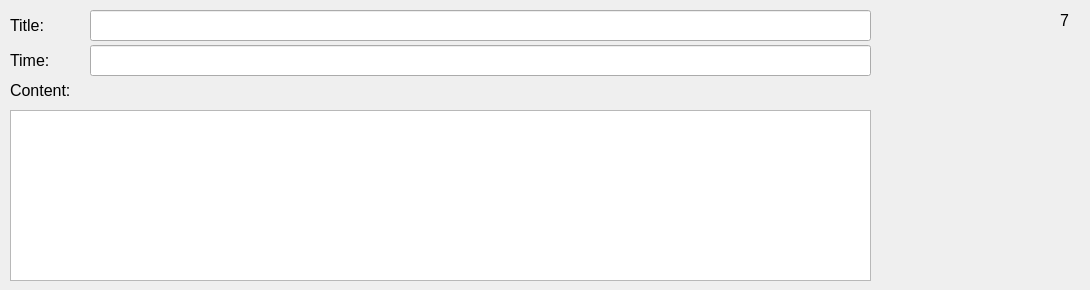
        <widget class="QWidget" name="Page7_2">
         <widget class="QLabel" name="label_68">
          <property name="geometry">
           <rect>
            <x>10</x>
            <y>15</y>
            <width>141</width>
            <height>21</height>
           </rect>
          </property>
          <property name="font">
           <font>
            <pointsize>12</pointsize>
           </font>
          </property>
          <property name="text">
           <string>Title:</string>
          </property>
         </widget>
         <widget class="QLabel" name="label_69">
          <property name="geometry">
           <rect>
            <x>10</x>
            <y>50</y>
            <width>71</width>
            <height>21</height>
           </rect>
          </property>
          <property name="font">
           <font>
            <pointsize>12</pointsize>
           </font>
          </property>
          <property name="text">
           <string>Time:</string>
          </property>
         </widget>
         <widget class="QLineEdit" name="title_17">
          <property name="geometry">
           <rect>
            <x>90</x>
            <y>10</y>
            <width>781</width>
            <height>31</height>
           </rect>
          </property>
          <property name="readOnly">
           <bool>false</bool>
          </property>
         </widget>
         <widget class="QLineEdit" name="time_17">
          <property name="geometry">
           <rect>
            <x>90</x>
            <y>45</y>
            <width>781</width>
            <height>31</height>
           </rect>
          </property>
          <property name="readOnly">
           <bool>false</bool>
          </property>
         </widget>
         <widget class="QLabel" name="label_70">
          <property name="geometry">
           <rect>
            <x>10</x>
            <y>80</y>
            <width>91</width>
            <height>21</height>
           </rect>
          </property>
          <property name="font">
           <font>
            <pointsize>12</pointsize>
           </font>
          </property>
          <property name="text">
           <string>Content:</string>
          </property>
         </widget>
         <widget class="QLabel" name="label_71">
          <property name="geometry">
           <rect>
            <x>1060</x>
            <y>10</y>
            <width>21</width>
            <height>21</height>
           </rect>
          </property>
          <property name="font">
           <font>
            <pointsize>12</pointsize>
           </font>
          </property>
          <property name="layoutDirection">
           <enum>Qt::LeftToRight</enum>
          </property>
          <property name="frameShape">
           <enum>QFrame::NoFrame</enum>
          </property>
          <property name="text">
           <string>7</string>
          </property>
         </widget>
         <widget class="QPlainTextEdit" name="plainTextEdit_17">
          <property name="geometry">
           <rect>
            <x>10</x>
            <y>110</y>
            <width>861</width>
            <height>171</height>
           </rect>
          </property>
          <property name="readOnly">
           <bool>false</bool>
          </property>
         </widget>
        </widget>
